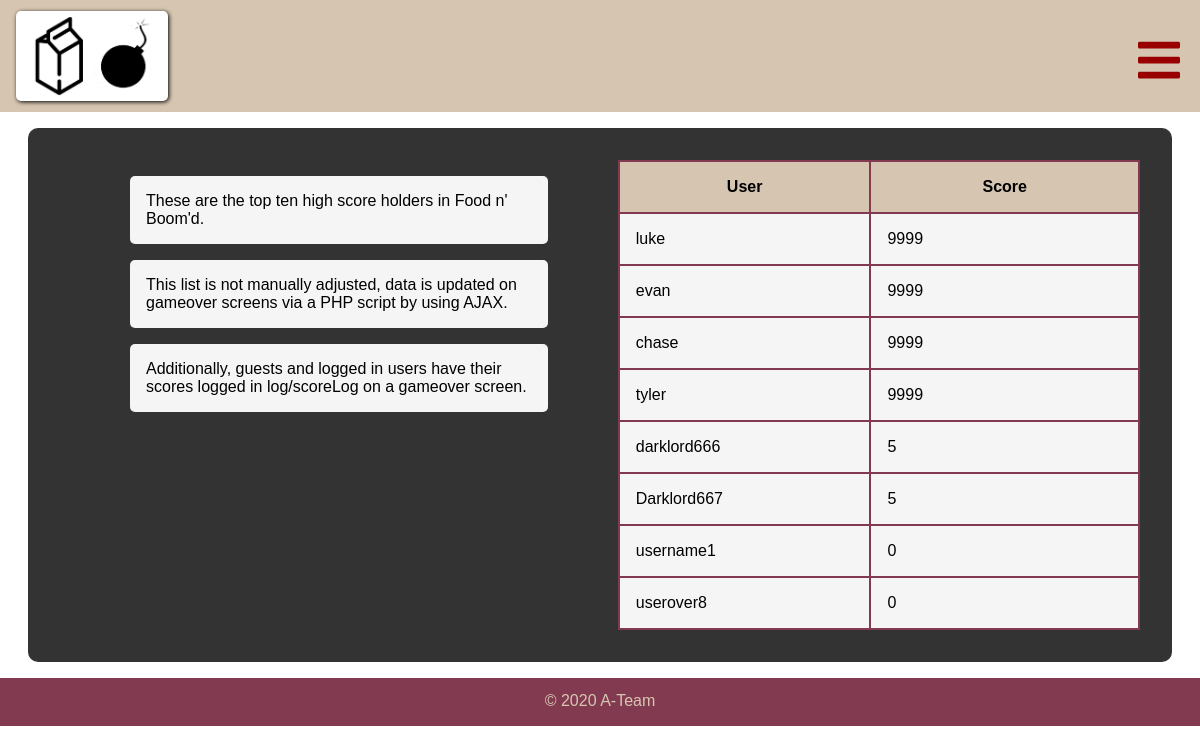
The page /scoreboard.php on the database as committed earlier.
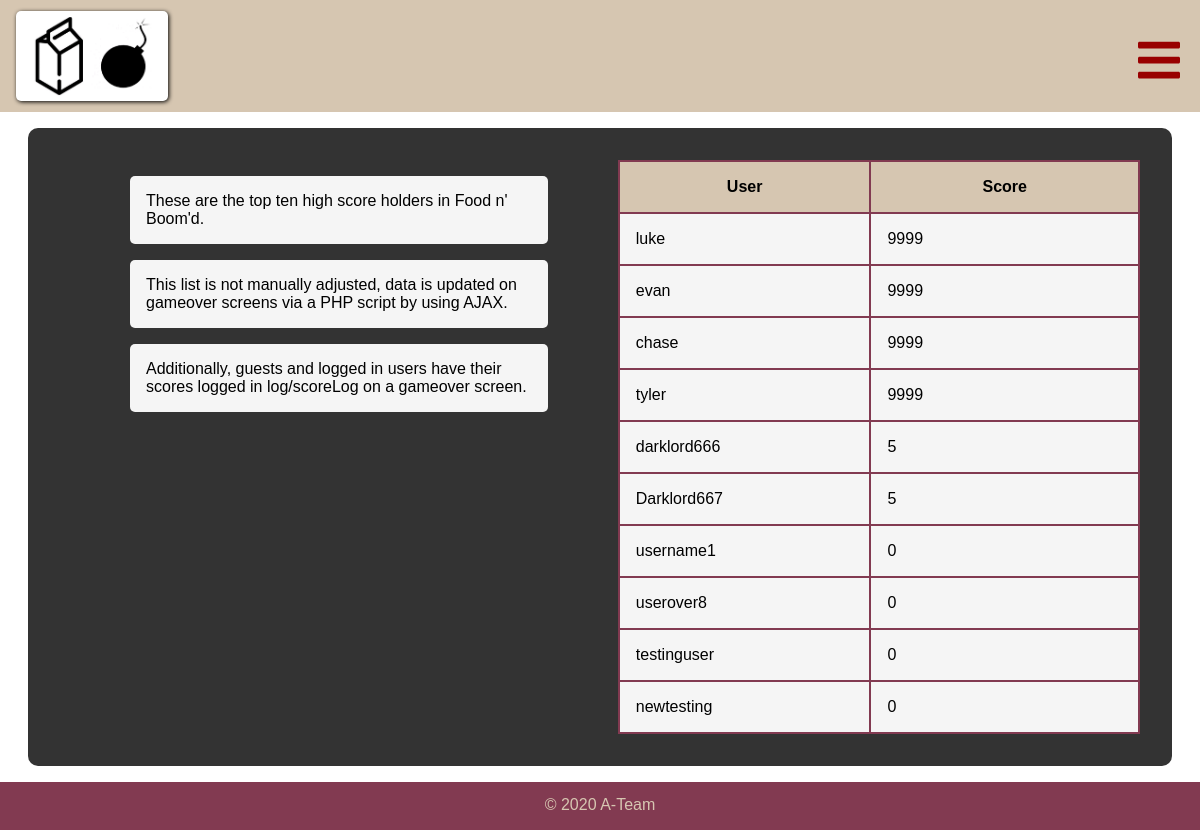
The same page on the database as committed later.
### tables this page shows
CREATE TABLE `user` (
  `id` smallint(5) UNSIGNED NOT NULL,
  `user` varchar(30) NOT NULL,
  `pass` varchar(30) NOT NULL,
  `email` varchar(30) NOT NULL,
  `score` mediumint(8) UNSIGNED NOT NULL,
  `salt` varchar(16) DEFAULT NULL
);

### scoreboard.php (the view, shortened to what this page needs)
<?php
include 'PHP/header.php';
    $query = "SELECT * FROM `user` ORDER BY score DESC LIMIT 10";
    $link = mysqli_connect($host, $un, $pass, $db);
    $result = $link->query($query);
?>
<section class="scoreboard-container">
    <div class="scoreboard-content">
        <div class="scoreboard-content-inner">These are the top ten high score holders in Food n' Boom'd.</div>
        <div class="scoreboard-content-inner">This list is not manually adjusted, data is updated on gameover screens via a PHP script by using AJAX.  </div>
        <div class="scoreboard-content-inner">Additionally, guests and logged in users have their scores logged in log/scoreLog on a gameover screen.</div>
    </div>
    <table>
        <tr>
            <th>User</th>
            <th>Score</th>
        </tr>
    <?php
        if($result->num_rows > 0){
            while($row = $result->fetch_assoc()) { ?>
                <tr>
                    <td><?=$row['user']?></td>
                    <td><?=$row['score']?></td>
                </tr>
            <?php }
        }
    ?>
    </table>
</section>
<?php
include 'PHP/footer.php';
?>

### PHP/header.php (shortened to what this page needs)
<!DOCTYPE html>
<head>
    <link rel="stylesheet" href="css/main.css">
    <html lang="en">
</head>
<header>
    <div class="container">
    <a href="index"><img class="banner" src="images/simpleLogo.png"></a>
    <nav>
    <div class="nav-container">
        <div class="nav-item">
                <img class="hamburger-menu hamburger" src="svg\bars.svg">
        </div>
        </div>
    </nav>
    </div>
</header>
<body>

### PHP/footer.php (shortened to what this page needs)
	</body>
	<footer>
		<div class="lower-footer">
		&#169; <?= date('Y'); ?> A-Team
		</div>
	</footer>
</html>

### css/main.css (style rules this page uses)
header { min-height: 5rem; background-color: #d6c6b1; padding: 1rem; }
header .banner { max-height: 5rem; float: left; border-radius: 5px; box-shadow: 1px 1px 4px black; padding: 5px 1rem; background-color: white; margin-top: -5px; }
header nav .nav-container { list-style: none; float: right; margin-top: 1rem; }
header nav .nav-container .nav-item { margin: 0.25rem; float: right; }
.hamburger-menu { height: 3rem; padding-left: 2rem; }
.container { max-width: 1200px; margin-left: auto; margin-right: auto; display: block; }
body { color: black; font-family: arial; margin: 0; }
html, body { height: 100%; }
.scoreboard-container { width: 90%; margin: 1rem auto; background-color: #333; padding: 2rem; display: flex; border-radius: 10px; }
.scoreboard-container .scoreboard-content { width: 40%; float: left; margin: 0 5%; padding: 1rem; }
.scoreboard-container .scoreboard-content .scoreboard-content-inner { background-color: whitesmoke; padding: 1rem; border-radius: 5px; margin-bottom: 1rem; }
.scoreboard-container table { background-color: #823a51; width: 50%; float: right; }
.scoreboard-container table th { background-color: #d6c6b1; padding: 1rem 3rem; }
.scoreboard-container table td { background-color: whitesmoke; padding: 1rem; }
footer { min-height: 3rem; background-color: #823a51; display: flex; flex-direction: column; }
footer .lower-footer { margin-top: auto; text-align: center; margin-bottom: 1rem; color: #d6c6b1; }

Rows that differ between the two databases and show on the page:
added user: user "testinguser", score "0"
added user: user "newtesting", score "0"
